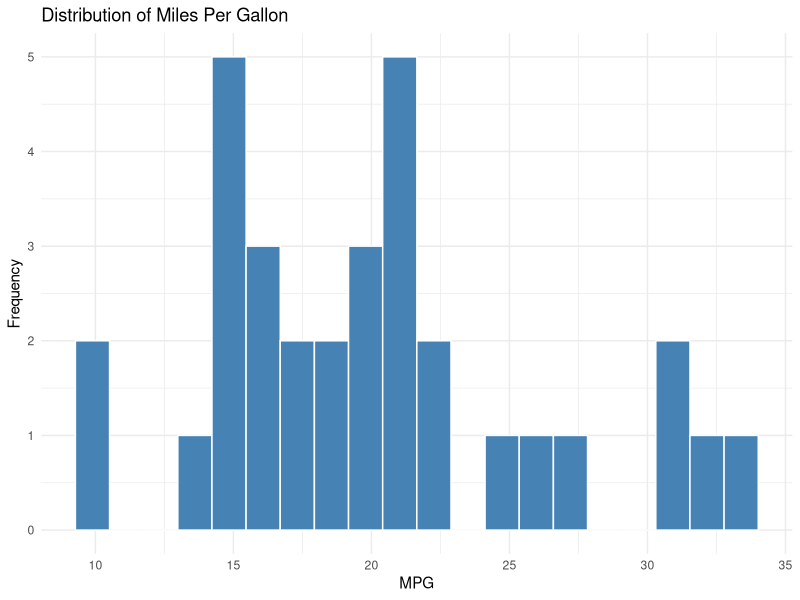
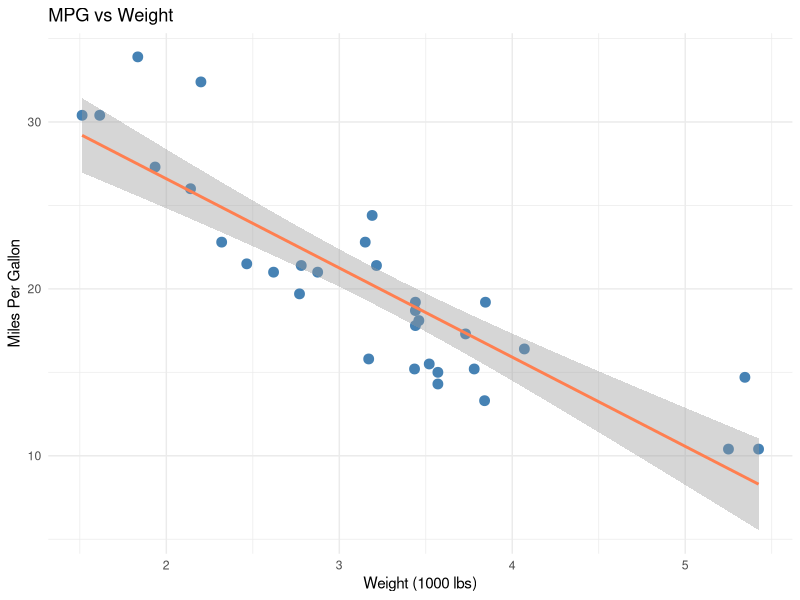
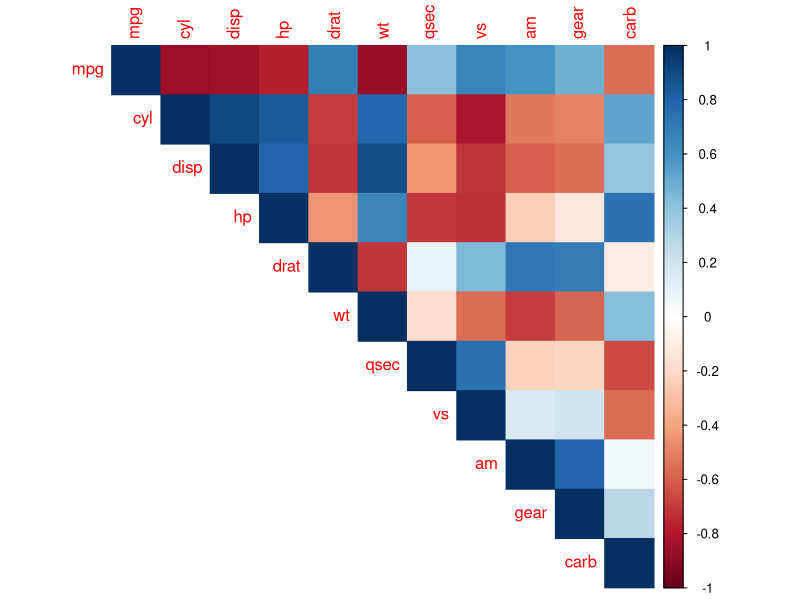

These figures' R source, in order:
## ---- chunk 1
knitr::opts_chunk$set(echo = TRUE, warning = FALSE, message = FALSE)
library(tidyverse)
library(knitr)
library(kableExtra)
## ---- chunk 2
# Load your data
# data <- read.csv("your_data.csv")

# Example with built-in dataset
data <- mtcars
## ---- chunk 3
str(data)
## ---- chunk 4
summary(data) %>%
  kable() %>%
  kable_styling(bootstrap_options = c("striped", "hover"))
## ---- chunk 5
# Distribution of key variables
ggplot(data, aes(x = mpg)) +
  geom_histogram(bins = 20, fill = "steelblue", color = "white") +
  theme_minimal() +
  labs(title = "Distribution of Miles Per Gallon",
       x = "MPG", y = "Frequency")
## ---- chunk 6
# Relationship between variables
ggplot(data, aes(x = wt, y = mpg)) +
  geom_point(color = "steelblue", size = 3) +
  geom_smooth(method = "lm", color = "coral") +
  theme_minimal() +
  labs(title = "MPG vs Weight",
       x = "Weight (1000 lbs)", y = "Miles Per Gallon")
## ---- chunk 7
# Correlation matrix
cor_matrix <- cor(data)
corrplot::corrplot(cor_matrix, method = "color", type = "upper")
## ---- chunk 8
# Example t-test
t_test_result <- t.test(mpg ~ am, data = data)
print(t_test_result)
## ---- chunk 9
# Linear regression model
model <- lm(mpg ~ wt + hp + am, data = data)
summary(model)
## ---- chunk 10
sessionInfo()
